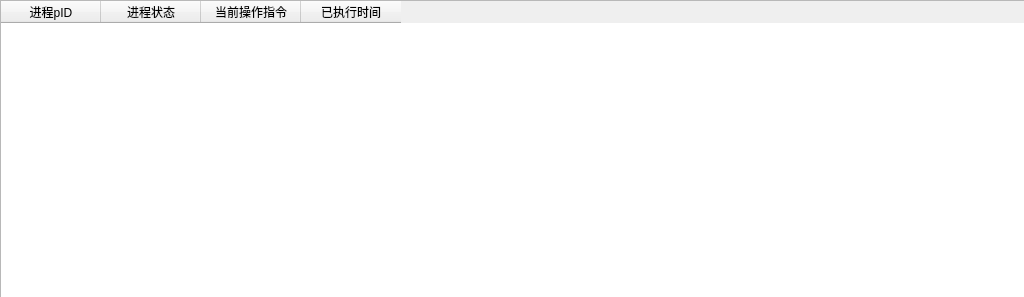
<?xml version="1.0" encoding="UTF-8"?>
<ui version="4.0">
 <class>ProcessManagementDialog</class>
 <widget class="QDialog" name="ProcessManagementDialog">
  <property name="enabled">
   <bool>true</bool>
  </property>
  <property name="geometry">
   <rect>
    <x>0</x>
    <y>0</y>
    <width>1024</width>
    <height>297</height>
   </rect>
  </property>
  <property name="windowTitle">
   <string>进程管理</string>
  </property>
  <widget class="QTableWidget" name="ProcessTableWidget">
   <property name="enabled">
    <bool>true</bool>
   </property>
   <property name="geometry">
    <rect>
     <x>0</x>
     <y>0</y>
     <width>1031</width>
     <height>771</height>
    </rect>
   </property>
   <property name="sizePolicy">
    <sizepolicy hsizetype="Expanding" vsizetype="Expanding">
     <horstretch>0</horstretch>
     <verstretch>0</verstretch>
    </sizepolicy>
   </property>
   <property name="minimumSize">
    <size>
     <width>1031</width>
     <height>771</height>
    </size>
   </property>
   <property name="maximumSize">
    <size>
     <width>1031</width>
     <height>771</height>
    </size>
   </property>
   <property name="baseSize">
    <size>
     <width>1031</width>
     <height>771</height>
    </size>
   </property>
   <property name="styleSheet">
    <string notr="true"/>
   </property>
   <attribute name="horizontalHeaderVisible">
    <bool>true</bool>
   </attribute>
   <attribute name="verticalHeaderVisible">
    <bool>false</bool>
   </attribute>
   <column>
    <property name="text">
     <string>进程pID</string>
    </property>
    <property name="font">
     <font>
      <stylestrategy>PreferAntialias</stylestrategy>
     </font>
    </property>
   </column>
   <column>
    <property name="text">
     <string>进程状态</string>
    </property>
   </column>
   <column>
    <property name="text">
     <string>当前操作指令</string>
    </property>
   </column>
   <column>
    <property name="text">
     <string>已执行时间</string>
    </property>
   </column>
  </widget>
 </widget>
 <resources/>
 <connections/>
</ui>
